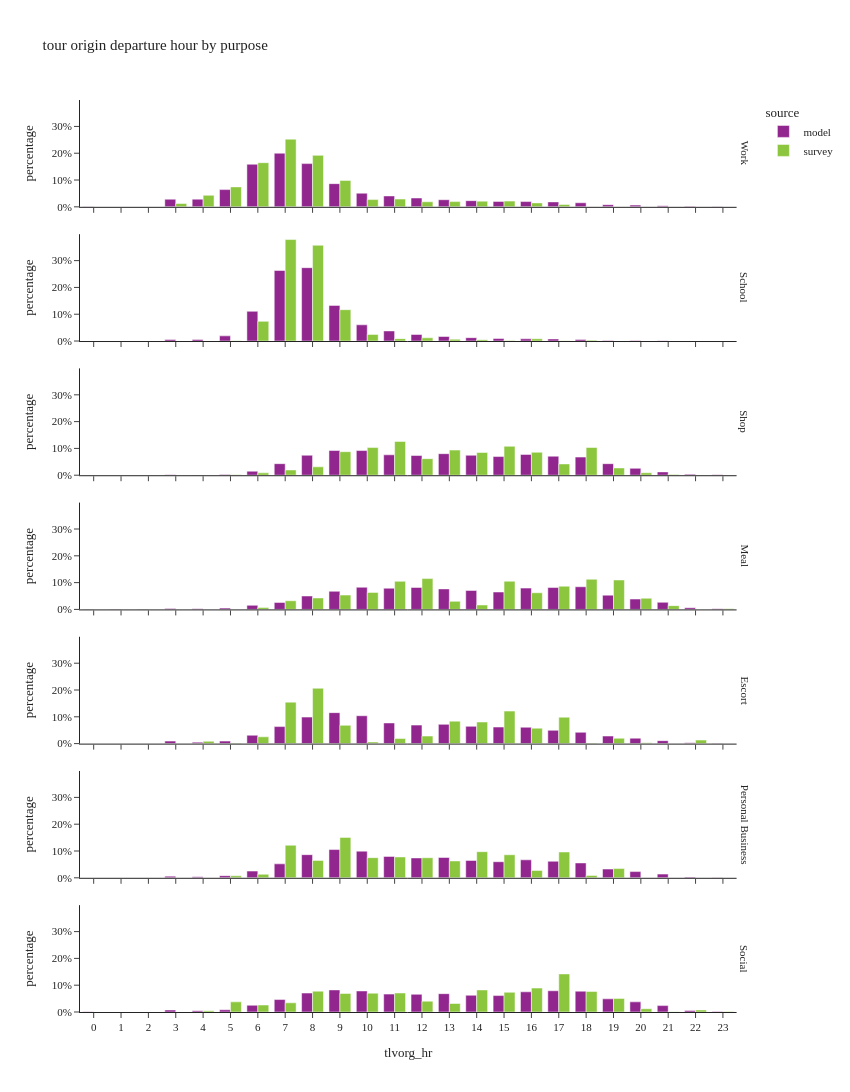

This figure's notebook cell:
### Code cell
df_plot = (
    df_tour.group_by(['tlvorg_hr', 'pdpurp_label', 'source'])
    .agg([
        pl.col('toexpfac').count().alias('sample_count'),
        pl.col('toexpfac').sum().alias('toexpfac')
    ])
    .with_columns(
        (pl.col('toexpfac') / pl.col('toexpfac').sum().over(['pdpurp_label', 'source'])).alias('percentage')
    )
)

fig = px.bar(df_plot.sort(['source', 'pdpurp_label']).to_pandas(),
             x="tlvorg_hr", y="percentage", color="source", barmode="group",
             facet_row='pdpurp_label',
             hover_data=['toexpfac', 'sample_count'],
             title="tour origin departure hour by purpose")
fig.update_layout(height=1500, width=850)
fig.for_each_annotation(lambda a: a.update(text=a.text.split("=")[-1]))
fig.for_each_xaxis(lambda a: a.update(dict(dtick=1, categoryorder='category ascending')))
fig.for_each_yaxis(lambda a: a.update(dict(tickformat=".0%")))
fig.show()

### Figure 1 — Plotly figure (JSON) as saved in the notebook; plotly's stock layout.template omitted (floating-point values rounded to 4 significant figures)
{"data": [{"alignmentgroup": "True", "customdata": [[368.0, 368.0], [37030.0, 37030.0], [2415.0, 2415.0], [29650.0, 29650.0], [31570.0, 31570.0], [13020.0, 13020.0], [7184.0, 7184.0], [103400.0, 103400.0], [139100.0, 139100.0], [32600.0, 32600.0], [3336.0, 3336.0], [1037.0, 1037.0], [46090.0, 46090.0], [10260.0, 10260.0], [24500.0, 24500.0], [45690.0, 45690.0], [321600.0, 321600.0], [81640.0, 81640.0], [52900.0, 52900.0], [1621.0, 1621.0], [42590.0, 42590.0], [259200.0, 259200.0], [65390.0, 65390.0], [255400.0, 255400.0]], "hovertemplate": "source=model<br>pdpurp_label=Work<br>tlvorg_hr=%{x}<br>percentage=%{y}<br>toexpfac=%{customdata[0]}<br>sample_count=%{customdata[1]}<extra></extra>", "legendgroup": "model", "marker": {"color": "#91268F", "pattern": {"shape": ""}}, "name": "model", "offsetgroup": "model", "orientation": "v", "showlegend": true, "textposition": "auto", "type": "bar", "x": [2, 14, 23, 17, 16, 19, 21, 5, 9, 15, 22, 1, 4, 20, 18, 3, 7, 10, 12, 0, 13, 8, 11, 6], "xaxis": "x7", "y": [0.0002289, 0.02303, 0.001502, 0.01844, 0.01964, 0.008103, 0.004469, 0.06429, 0.08652, 0.02028, 0.002075, 0.0006451, 0.02867, 0.006381, 0.01524, 0.02842, 0.2, 0.05079, 0.03291, 0.001008, 0.02649, 0.1613, 0.04068, 0.1589], "yaxis": "y7"}, {"alignmentgroup": "True", "customdata": [[4974.0, 4974.0], [7604.0, 7604.0], [11660.0, 11660.0], [67210.0, 67210.0], [3517.0, 3517.0], [5640.0, 5640.0], [2.0, 2.0], [1258.0, 1258.0], [7.0, 7.0], [10210.0, 10210.0], [14810.0, 14810.0], [1182.0, 1182.0], [80600.0, 80600.0], [3451.0, 3451.0], [702.0, 702.0], [159600.0, 159600.0], [36670.0, 36670.0], [22840.0, 22840.0], [4680.0, 4680.0], [3613.0, 3613.0], [165900.0, 165900.0]], "hovertemplate": "source=model<br>pdpurp_label=School<br>tlvorg_hr=%{x}<br>percentage=%{y}<br>toexpfac=%{customdata[0]}<br>sample_count=%{customdata[1]}<extra></extra>", "legendgroup": "model", "marker": {"color": "#91268F", "pattern": {"shape": ""}}, "name": "model", "offsetgroup": "model", "orientation": "v", "showlegend": false, "textposition": "auto", "type": "bar", "x": [16, 14, 5, 6, 4, 15, 23, 19, 22, 13, 12, 20, 9, 3, 21, 7, 10, 11, 17, 18, 8], "xaxis": "x6", "y": [0.008207, 0.01255, 0.01924, 0.1109, 0.005803, 0.009306, 3.3e-06, 0.002076, 1.155e-05, 0.01684, 0.02443, 0.00195, 0.133, 0.005694, 0.001158, 0.2633, 0.0605, 0.03768, 0.007722, 0.005961, 0.2737], "yaxis": "y6"}, {"alignmentgroup": "True", "customdata": [[122.0, 122.0], [18760.0, 18760.0], [2527.0, 2527.0], [877.0, 877.0], [31500.0, 31500.0], [9088.0, 9088.0], [67360.0, 67360.0], [58730.0, 58730.0], [262.0, 262.0], [50850.0, 50850.0], [54400.0, 54400.0], [1151.0, 1151.0], [327.0, 327.0], [2087.0, 2087.0], [51800.0, 51800.0], [49460.0, 49460.0], [53700.0, 53700.0], [56780.0, 56780.0], [55640.0, 55640.0], [67250.0, 67250.0], [54460.0, 54460.0], [1180.0, 1180.0], [31470.0, 31470.0], [10950.0, 10950.0]], "hovertemplate": "source=model<br>pdpurp_label=Shop<br>tlvorg_hr=%{x}<br>percentage=%{y}<br>toexpfac=%{customdata[0]}<br>sample_count=%{customdata[1]}<extra></extra>", "legendgroup": "model", "marker": {"color": "#91268F", "pattern": {"shape": ""}}, "name": "model", "offsetgroup": "model", "orientation": "v", "showlegend": false, "textposition": "auto", "type": "bar", "x": [2, 20, 22, 4, 7, 21, 9, 13, 1, 15, 14, 23, 0, 5, 17, 18, 12, 16, 11, 10, 8, 3, 19, 6], "xaxis": "x5", "y": [0.000167, 0.02568, 0.003458, 0.0012, 0.04311, 0.01244, 0.09218, 0.08038, 0.0003585, 0.06959, 0.07444, 0.001575, 0.0004475, 0.002856, 0.07089, 0.06769, 0.07349, 0.0777, 0.07614, 0.09203, 0.07453, 0.001615, 0.04306, 0.01499], "yaxis": "y5"}, {"alignmentgroup": "True", "customdata": [[31500.0, 31500.0], [24930.0, 24930.0], [10020.0, 10020.0], [29400.0, 29400.0], [399.0, 399.0], [2399.0, 2399.0], [1008.0, 1008.0], [844.0, 844.0], [32480.0, 32480.0], [14880.0, 14880.0], [277.0, 277.0], [31360.0, 31360.0], [84.0, 84.0], [19250.0, 19250.0], [5844.0, 5844.0], [27160.0, 27160.0], [1175.0, 1175.0], [31760.0, 31760.0], [26010.0, 26010.0], [10160.0, 10160.0], [20450.0, 20450.0], [1874.0, 1874.0], [30530.0, 30530.0], [30390.0, 30390.0]], "hovertemplate": "source=model<br>pdpurp_label=Meal<br>tlvorg_hr=%{x}<br>percentage=%{y}<br>toexpfac=%{customdata[0]}<br>sample_count=%{customdata[1]}<extra></extra>", "legendgroup": "model", "marker": {"color": "#91268F", "pattern": {"shape": ""}}, "name": "model", "offsetgroup": "model", "orientation": "v", "showlegend": false, "textposition": "auto", "type": "bar", "x": [12, 15, 7, 13, 0, 22, 23, 4, 18, 20, 1, 17, 2, 8, 6, 14, 3, 10, 9, 21, 19, 5, 16, 11], "xaxis": "x4", "y": [0.08199, 0.06489, 0.02609, 0.07652, 0.001039, 0.006245, 0.002624, 0.002197, 0.08453, 0.03873, 0.000721, 0.08164, 0.0002186, 0.0501, 0.01521, 0.07068, 0.003058, 0.08268, 0.0677, 0.02646, 0.05322, 0.004878, 0.07948, 0.0791], "yaxis": "y4"}, {"alignmentgroup": "True", "customdata": [[38720.0, 38720.0], [2074.0, 2074.0], [19590.0, 19590.0], [12710.0, 12710.0], [3358.0, 3358.0], [43280.0, 43280.0], [48350.0, 48350.0], [6986.0, 6986.0], [17680.0, 17680.0], [1033.0, 1033.0], [65200.0, 65200.0], [117.0, 117.0], [38290.0, 38290.0], [40360.0, 40360.0], [45020.0, 45020.0], [204.0, 204.0], [31090.0, 31090.0], [62030.0, 62030.0], [230.0, 230.0], [5907.0, 5907.0], [39830.0, 39830.0], [72480.0, 72480.0], [5914.0, 5914.0], [26470.0, 26470.0]], "hovertemplate": "source=model<br>pdpurp_label=Escort<br>tlvorg_hr=%{x}<br>percentage=%{y}<br>toexpfac=%{customdata[0]}<br>sample_count=%{customdata[1]}<extra></extra>", "legendgroup": "model", "marker": {"color": "#91268F", "pattern": {"shape": ""}}, "name": "model", "offsetgroup": "model", "orientation": "v", "showlegend": false, "textposition": "auto", "type": "bar", "x": [15, 22, 6, 20, 4, 12, 11, 21, 19, 23, 10, 2, 16, 14, 13, 1, 17, 8, 0, 3, 7, 9, 5, 18], "xaxis": "x3", "y": [0.06176, 0.003308, 0.03125, 0.02027, 0.005356, 0.06903, 0.07712, 0.01114, 0.0282, 0.001648, 0.104, 0.0001866, 0.06107, 0.06437, 0.07182, 0.0003254, 0.04959, 0.09895, 0.0003669, 0.009422, 0.06353, 0.1156, 0.009433, 0.04222], "yaxis": "y3"}, {"alignmentgroup": "True", "customdata": [[25630.0, 25630.0], [34170.0, 34170.0], [1479.0, 1479.0], [30000.0, 30000.0], [31600.0, 31600.0], [1214.0, 1214.0], [21940.0, 21940.0], [29350.0, 29350.0], [2441.0, 2441.0], [20620.0, 20620.0], [9920.0, 9920.0], [103.0, 103.0], [39400.0, 39400.0], [5476.0, 5476.0], [167.0, 167.0], [12920.0, 12920.0], [3159.0, 3159.0], [26540.0, 26540.0], [43.0, 43.0], [556.0, 556.0], [23740.0, 23740.0], [9182.0, 9182.0], [24430.0, 24430.0], [41720.0, 41720.0]], "hovertemplate": "source=model<br>pdpurp_label=Personal Business<br>tlvorg_hr=%{x}<br>percentage=%{y}<br>toexpfac=%{customdata[0]}<br>sample_count=%{customdata[1]}<extra></extra>", "legendgroup": "model", "marker": {"color": "#91268F", "pattern": {"shape": ""}}, "name": "model", "offsetgroup": "model", "orientation": "v", "showlegend": false, "textposition": "auto", "type": "bar", "x": [14, 8, 4, 13, 11, 22, 18, 12, 3, 7, 6, 1, 10, 21, 0, 19, 5, 16, 2, 23, 15, 20, 17, 9], "xaxis": "x2", "y": [0.06475, 0.08634, 0.003737, 0.07581, 0.07983, 0.003067, 0.05542, 0.07415, 0.006167, 0.05211, 0.02506, 0.0002602, 0.09953, 0.01384, 0.0004219, 0.03263, 0.007981, 0.06705, 0.0001086, 0.001405, 0.05998, 0.0232, 0.06172, 0.1054], "yaxis": "y2"}, {"alignmentgroup": "True", "customdata": [[3122.0, 3122.0], [91490.0, 91490.0], [100400.0, 100400.0], [6467.0, 6467.0], [115200.0, 115200.0], [71980.0, 71980.0], [259.0, 259.0], [68280.0, 68280.0], [12180.0, 12180.0], [35000.0, 35000.0], [10980.0, 10980.0], [89860.0, 89860.0], [110400.0, 110400.0], [103800.0, 103800.0], [1157.0, 1157.0], [121100.0, 121100.0], [55490.0, 55490.0], [96910.0, 96910.0], [116300.0, 116300.0], [36900.0, 36900.0], [114000.0, 114000.0], [97930.0, 97930.0], [666.0, 666.0], [7706.0, 7706.0]], "hovertemplate": "source=model<br>pdpurp_label=Social<br>tlvorg_hr=%{x}<br>percentage=%{y}<br>toexpfac=%{customdata[0]}<br>sample_count=%{customdata[1]}<extra></extra>", "legendgroup": "model", "marker": {"color": "#91268F", "pattern": {"shape": ""}}, "name": "model", "offsetgroup": "model", "orientation": "v", "showlegend": false, "textposition": "auto", "type": "bar", "x": [23, 14, 13, 4, 10, 19, 2, 7, 5, 21, 3, 15, 16, 8, 0, 9, 20, 12, 17, 6, 18, 11, 1, 22], "xaxis": "x", "y": [0.002127, 0.06234, 0.06842, 0.004407, 0.07852, 0.04905, 0.0001765, 0.04652, 0.008296, 0.02385, 0.007482, 0.06123, 0.07526, 0.0707, 0.0007884, 0.08249, 0.03781, 0.06603, 0.07922, 0.02514, 0.07769, 0.06673, 0.0004538, 0.005251], "yaxis": "y"}, {"alignmentgroup": "True", "customdata": [[86810.0, 102.0], [50230.0, 43.0], [31500.0, 112.0], [17220.0, 21.0], [14520.0, 20.0], [192200.0, 273.0], [115100.0, 200.0], [33880.0, 65.0], [10260.0, 19.0], [235.3, 1.0], [55.45, 2.0], [24780.0, 39.0], [117.9, 2.0], [294500.0, 447.0], [22040.0, 65.0], [441.9, 3.0], [22800.0, 48.0], [24880.0, 34.0], [855.1, 4.0], [224000.0, 379.0], [257.3, 5.0]], "hovertemplate": "source=survey<br>pdpurp_label=Work<br>tlvorg_hr=%{x}<br>percentage=%{y}<br>toexpfac=%{customdata[0]}<br>sample_count=%{customdata[1]}<extra></extra>", "legendgroup": "survey", "marker": {"color": "#8CC63E", "pattern": {"shape": ""}}, "name": "survey", "offsetgroup": "survey", "orientation": "v", "showlegend": true, "textposition": "auto", "type": "bar", "x": [5, 4, 10, 16, 3, 6, 9, 11, 17, 23, 21, 14, 22, 7, 12, 19, 13, 15, 18, 8, 20], "xaxis": "x7", "y": [0.07441, 0.04306, 0.027, 0.01476, 0.01244, 0.1647, 0.09862, 0.02904, 0.008792, 0.0002017, 4.753e-05, 0.02124, 0.000101, 0.2524, 0.01889, 0.0003788, 0.01954, 0.02133, 0.0007329, 0.192, 0.0002205], "yaxis": "y7"}, {"alignmentgroup": "True", "customdata": [[4099.0, 8.0], [53680.0, 48.0], [3894.0, 6.0], [1054.0, 4.0], [164000.0, 248.0], [5499.0, 7.0], [466.9, 4.0], [1514.0, 1.0], [367.7, 3.0], [2381.0, 4.0], [11360.0, 16.0], [3121.0, 10.0], [33710.0, 27.0], [173800.0, 223.0]], "hovertemplate": "source=survey<br>pdpurp_label=School<br>tlvorg_hr=%{x}<br>percentage=%{y}<br>toexpfac=%{customdata[0]}<br>sample_count=%{customdata[1]}<extra></extra>", "legendgroup": "survey", "marker": {"color": "#8CC63E", "pattern": {"shape": ""}}, "name": "survey", "offsetgroup": "survey", "orientation": "v", "showlegend": false, "textposition": "auto", "type": "bar", "x": [11, 9, 16, 15, 8, 12, 17, 18, 5, 14, 10, 13, 6, 7], "xaxis": "x6", "y": [0.008931, 0.117, 0.008485, 0.002297, 0.3573, 0.01198, 0.001017, 0.003299, 0.0008012, 0.005188, 0.02475, 0.006801, 0.07345, 0.3787], "yaxis": "y6"}, {"alignmentgroup": "True", "customdata": [[54040.0, 60.0], [570.9, 1.0], [22000.0, 81.0], [446.6, 3.0], [16340.0, 35.0], [53920.0, 127.0], [48970.0, 95.0], [45850.0, 84.0], [65850.0, 90.0], [14210.0, 49.0], [56400.0, 76.0], [4864.0, 19.0], [44290.0, 94.0], [4632.0, 5.0], [628.3, 3.0], [752.1, 3.0], [32330.0, 83.0], [44650.0, 64.0], [10250.0, 27.0], [1207.0, 5.0]], "hovertemplate": "source=survey<br>pdpurp_label=Shop<br>tlvorg_hr=%{x}<br>percentage=%{y}<br>toexpfac=%{customdata[0]}<br>sample_count=%{customdata[1]}<extra></extra>", "legendgroup": "survey", "marker": {"color": "#8CC63E", "pattern": {"shape": ""}}, "name": "survey", "offsetgroup": "survey", "orientation": "v", "showlegend": false, "textposition": "auto", "type": "bar", "x": [18, 2, 17, 22, 8, 10, 13, 9, 11, 19, 15, 20, 14, 6, 23, 5, 12, 16, 7, 21], "xaxis": "x5", "y": [0.1035, 0.001093, 0.04213, 0.0008551, 0.03129, 0.1033, 0.09378, 0.08779, 0.1261, 0.02722, 0.108, 0.009314, 0.08481, 0.00887, 0.001203, 0.00144, 0.06191, 0.0855, 0.01963, 0.002311], "yaxis": "y5"}, {"alignmentgroup": "True", "customdata": [[3724.0, 5.0], [28990.0, 37.0], [29.32, 1.0], [30350.0, 71.0], [22870.0, 56.0], [29690.0, 68.0], [1795.0, 4.0], [36.86, 1.0], [14140.0, 37.0], [16390.0, 40.0], [533.9, 1.0], [27670.0, 78.0], [4376.0, 23.0], [8535.0, 15.0], [11280.0, 28.0], [7937.0, 35.0], [16780.0, 31.0], [27760.0, 34.0], [11000.0, 21.0]], "hovertemplate": "source=survey<br>pdpurp_label=Meal<br>tlvorg_hr=%{x}<br>percentage=%{y}<br>toexpfac=%{customdata[0]}<br>sample_count=%{customdata[1]}<extra></extra>", "legendgroup": "survey", "marker": {"color": "#8CC63E", "pattern": {"shape": ""}}, "name": "survey", "offsetgroup": "survey", "orientation": "v", "showlegend": false, "textposition": "auto", "type": "bar", "x": [21, 19, 22, 12, 17, 18, 6, 5, 9, 16, 23, 11, 14, 7, 8, 13, 10, 15, 20], "xaxis": "x4", "y": [0.01411, 0.1099, 0.0001111, 0.115, 0.08664, 0.1125, 0.006803, 0.0001397, 0.05357, 0.06212, 0.002023, 0.1049, 0.01658, 0.03234, 0.04274, 0.03008, 0.06358, 0.1052, 0.04169], "yaxis": "y4"}, {"alignmentgroup": "True", "customdata": [[323.3, 4.0], [9295.0, 13.0], [6096.0, 5.0], [26690.0, 44.0], [8756.0, 18.0], [2739.0, 22.0], [1572.0, 7.0], [13050.0, 32.0], [56250.0, 71.0], [1127.0, 7.0], [95780.0, 131.0], [11760.0, 12.0], [863.6, 10.0], [31640.0, 41.0], [45720.0, 46.0], [38900.0, 41.0], [71730.0, 96.0], [37360.0, 57.0], [4054.0, 1.0]], "hovertemplate": "source=survey<br>pdpurp_label=Escort<br>tlvorg_hr=%{x}<br>percentage=%{y}<br>toexpfac=%{customdata[0]}<br>sample_count=%{customdata[1]}<extra></extra>", "legendgroup": "survey", "marker": {"color": "#8CC63E", "pattern": {"shape": ""}}, "name": "survey", "offsetgroup": "survey", "orientation": "v", "showlegend": false, "textposition": "auto", "type": "bar", "x": [21, 19, 22, 16, 11, 10, 20, 12, 15, 5, 8, 6, 18, 9, 17, 13, 7, 14, 4], "xaxis": "x3", "y": [0.0006973, 0.02005, 0.01315, 0.05755, 0.01888, 0.005908, 0.00339, 0.02814, 0.1213, 0.00243, 0.2066, 0.02535, 0.001863, 0.06823, 0.09859, 0.0839, 0.1547, 0.08057, 0.008743], "yaxis": "y3"}, {"alignmentgroup": "True", "customdata": [[8281.0, 35.0], [29000.0, 25.0], [22600.0, 68.0], [19510.0, 46.0], [36580.0, 45.0], [29320.0, 54.0], [2287.0, 4.0], [18930.0, 60.0], [22530.0, 62.0], [10370.0, 11.0], [25870.0, 46.0], [45380.0, 62.0], [197.4, 1.0], [3927.0, 13.0], [2614.0, 19.0], [23420.0, 53.0], [29.47, 1.0]], "hovertemplate": "source=survey<br>pdpurp_label=Personal Business<br>tlvorg_hr=%{x}<br>percentage=%{y}<br>toexpfac=%{customdata[0]}<br>sample_count=%{customdata[1]}<extra></extra>", "legendgroup": "survey", "marker": {"color": "#8CC63E", "pattern": {"shape": ""}}, "name": "survey", "offsetgroup": "survey", "orientation": "v", "showlegend": false, "textposition": "auto", "type": "bar", "x": [16, 17, 10, 8, 7, 14, 5, 13, 12, 19, 15, 9, 22, 6, 18, 11, 21], "xaxis": "x2", "y": [0.02753, 0.09639, 0.07513, 0.06486, 0.1216, 0.09745, 0.007602, 0.06293, 0.07488, 0.03448, 0.08598, 0.1508, 0.0006562, 0.01305, 0.00869, 0.07786, 9.797e-05], "yaxis": "y2"}, {"alignmentgroup": "True", "customdata": [[72560.0, 153.0], [12580.0, 47.0], [41680.0, 109.0], [76020.0, 167.0], [71510.0, 160.0], [80280.0, 154.0], [92260.0, 179.0], [73280.0, 117.0], [39.74, 1.0], [36.86, 1.0], [35440.0, 88.0], [26880.0, 57.0], [1713.0, 1.0], [7999.0, 6.0], [146800.0, 273.0], [85050.0, 129.0], [79250.0, 183.0], [39110.0, 24.0], [1101.0, 21.0], [4660.0, 6.0], [52410.0, 123.0], [32790.0, 97.0]], "hovertemplate": "source=survey<br>pdpurp_label=Social<br>tlvorg_hr=%{x}<br>percentage=%{y}<br>toexpfac=%{customdata[0]}<br>sample_count=%{customdata[1]}<extra></extra>", "legendgroup": "survey", "marker": {"color": "#8CC63E", "pattern": {"shape": ""}}, "name": "survey", "offsetgroup": "survey", "orientation": "v", "showlegend": false, "textposition": "auto", "type": "bar", "x": [10, 20, 12, 15, 9, 8, 16, 11, 3, 0, 7, 6, 23, 22, 17, 14, 18, 5, 21, 4, 19, 13], "xaxis": "x", "y": [0.07021, 0.01217, 0.04033, 0.07356, 0.0692, 0.07768, 0.08927, 0.07091, 3.845e-05, 3.567e-05, 0.03429, 0.02601, 0.001657, 0.00774, 0.142, 0.0823, 0.07668, 0.03784, 0.001066, 0.00451, 0.05072, 0.03173], "yaxis": "y"}], "layout": {"annotations": [{"font": {}, "showarrow": false, "text": "Social", "textangle": 90, "x": 0.98, "xanchor": "left", "xref": "paper", "y": 0.05857, "yanchor": "middle", "yref": "paper"}, {"font": {}, "showarrow": false, "text": "Personal Business", "textangle": 90, "x": 0.98, "xanchor": "left", "xref": "paper", "y": 0.2057, "yanchor": "middle", "yref": "paper"}, {"font": {}, "showarrow": false, "text": "Escort", "textangle": 90, "x": 0.98, "xanchor": "left", "xref": "paper", "y": 0.3529, "yanchor": "middle", "yref": "paper"}, {"font": {}, "showarrow": false, "text": "Meal", "textangle": 90, "x": 0.98, "xanchor": "left", "xref": "paper", "y": 0.5, "yanchor": "middle", "yref": "paper"}, {"font": {}, "showarrow": false, "text": "Shop", "textangle": 90, "x": 0.98, "xanchor": "left", "xref": "paper", "y": 0.6471, "yanchor": "middle", "yref": "paper"}, {"font": {}, "showarrow": false, "text": "School", "textangle": 90, "x": 0.98, "xanchor": "left", "xref": "paper", "y": 0.7943, "yanchor": "middle", "yref": "paper"}, {"font": {}, "showarrow": false, "text": "Work", "textangle": 90, "x": 0.98, "xanchor": "left", "xref": "paper", "y": 0.9414, "yanchor": "middle", "yref": "paper"}], "barmode": "group", "height": 1500, "legend": {"title": {"text": "source"}, "tracegroupgap": 0}, "title": {"text": "tour origin departure hour by purpose"}, "width": 850, "xaxis": {"anchor": "y", "categoryorder": "category ascending", "domain": [0.0, 0.98], "dtick": 1, "title": {"text": "tlvorg_hr"}}, "xaxis2": {"anchor": "y2", "categoryorder": "category ascending", "domain": [0.0, 0.98], "dtick": 1, "matches": "x", "showticklabels": false}, "xaxis3": {"anchor": "y3", "categoryorder": "category ascending", "domain": [0.0, 0.98], "dtick": 1, "matches": "x", "showticklabels": false}, "xaxis4": {"anchor": "y4", "categoryorder": "category ascending", "domain": [0.0, 0.98], "dtick": 1, "matches": "x", "showticklabels": false}, "xaxis5": {"anchor": "y5", "categoryorder": "category ascending", "domain": [0.0, 0.98], "dtick": 1, "matches": "x", "showticklabels": false}, "xaxis6": {"anchor": "y6", "categoryorder": "category ascending", "domain": [0.0, 0.98], "dtick": 1, "matches": "x", "showticklabels": false}, "xaxis7": {"anchor": "y7", "categoryorder": "category ascending", "domain": [0.0, 0.98], "dtick": 1, "matches": "x", "showticklabels": false}, "yaxis": {"anchor": "x", "domain": [0.0, 0.1171], "tickformat": ".0%", "title": {"text": "percentage"}}, "yaxis2": {"anchor": "x2", "domain": [0.1471, 0.2643], "matches": "y", "tickformat": ".0%", "title": {"text": "percentage"}}, "yaxis3": {"anchor": "x3", "domain": [0.2943, 0.4114], "matches": "y", "tickformat": ".0%", "title": {"text": "percentage"}}, "yaxis4": {"anchor": "x4", "domain": [0.4414, 0.5586], "matches": "y", "tickformat": ".0%", "title": {"text": "percentage"}}, "yaxis5": {"anchor": "x5", "domain": [0.5886, 0.7057], "matches": "y", "tickformat": ".0%", "title": {"text": "percentage"}}, "yaxis6": {"anchor": "x6", "domain": [0.7357, 0.8529], "matches": "y", "tickformat": ".0%", "title": {"text": "percentage"}}, "yaxis7": {"anchor": "x7", "domain": [0.8829, 1.0], "matches": "y", "tickformat": ".0%", "title": {"text": "percentage"}}}}
